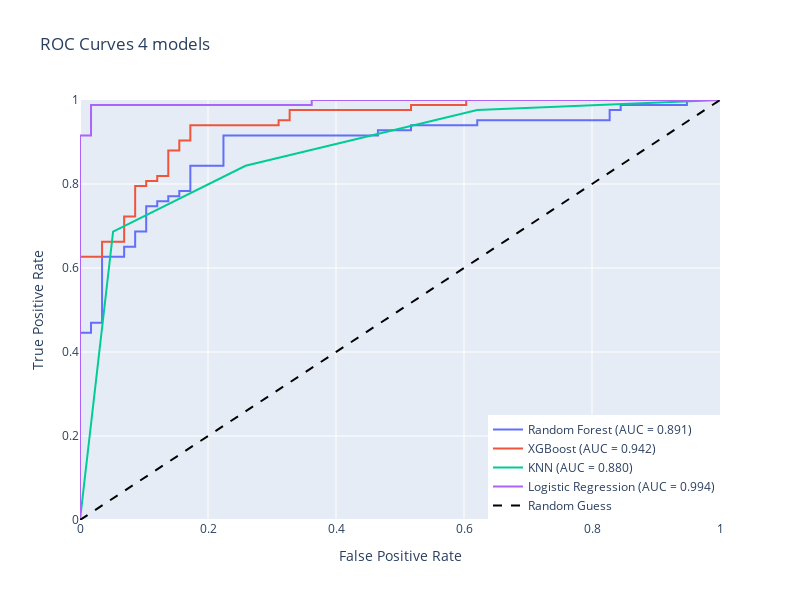

Notebook code cell kept with this figure:
### Code cell
fig = go.Figure()

fig.add_trace(go.Scatter(x=fpr_rf, y=tpr_rf, mode="lines",name=f"Random Forest (AUC = {auc_rf:.3f})",line=dict(width=2)))

fig.add_trace(go.Scatter(x=fpr_xgb, y=tpr_xgb, mode="lines",name=f"XGBoost (AUC = {auc_xgb:.3f})",line=dict(width=2)))

fig.add_trace(go.Scatter(x=fpr_knn, y=tpr_knn, mode="lines",name=f"KNN (AUC = {auc_knn:.3f})",line=dict(width=2)))


fig.add_trace(go.Scatter(x=fpr_lr, y=tpr_lr, mode="lines",name=f"Logistic Regression (AUC = {auc_lr:.3f})",line=dict(width=2)))

fig.add_trace(go.Scatter(x=[0, 1], y=[0, 1], mode="lines",name="Random Guess",line=dict(color="black", width=2, dash="dash")))

fig.update_layout(
    title="ROC Curves 4 models",
    xaxis_title="False Positive Rate",
    yaxis_title="True Positive Rate",
    legend=dict(x=1.0, y=0.0, xanchor="right", yanchor="bottom"),
    width=800,
    height=600
    )

fig.update_xaxes(range=[0, 1])
fig.update_yaxes(range=[0, 1])

fig.show()

### Figure 1 — Plotly figure (JSON) as saved in the notebook; plotly's stock layout.template omitted (floating-point values rounded to 4 significant figures)
{"data": [{"line": {"width": 2}, "mode": "lines", "name": "Random Forest (AUC = 0.891)", "type": "scatter", "x": [0.0, 0.0, 0.0, 0.01724, 0.01724, 0.03448, 0.03448, 0.06897, 0.06897, 0.08621, 0.08621, 0.1034, 0.1034, 0.1207, 0.1207, 0.1379, 0.1379, 0.1552, 0.1552, 0.1724, 0.1724, 0.2241, 0.2241, 0.4655, 0.4655, 0.5172, 0.5172, 0.6207, 0.6207, 0.8276, 0.8276, 0.8448, 0.8448, 0.9483, 0.9483, 1.0], "y": [0.0, 0.01205, 0.4458, 0.4458, 0.4699, 0.4699, 0.6265, 0.6265, 0.6506, 0.6506, 0.6867, 0.6867, 0.747, 0.747, 0.759, 0.759, 0.7711, 0.7711, 0.7831, 0.7831, 0.8434, 0.8434, 0.9157, 0.9157, 0.9277, 0.9277, 0.9398, 0.9398, 0.9518, 0.9518, 0.9759, 0.9759, 0.988, 0.988, 1.0, 1.0]}, {"line": {"width": 2}, "mode": "lines", "name": "XGBoost (AUC = 0.942)", "type": "scatter", "x": [0.0, 0.0, 0.0, 0.03448, 0.03448, 0.06897, 0.06897, 0.08621, 0.08621, 0.1034, 0.1034, 0.1207, 0.1207, 0.1379, 0.1379, 0.1552, 0.1552, 0.1724, 0.1724, 0.3103, 0.3103, 0.3276, 0.3276, 0.5172, 0.5172, 0.6034, 0.6034, 1.0], "y": [0.0, 0.01205, 0.6265, 0.6265, 0.6627, 0.6627, 0.7229, 0.7229, 0.7952, 0.7952, 0.8072, 0.8072, 0.8193, 0.8193, 0.8795, 0.8795, 0.9036, 0.9036, 0.9398, 0.9398, 0.9518, 0.9518, 0.9759, 0.9759, 0.988, 0.988, 1.0, 1.0]}, {"line": {"width": 2}, "mode": "lines", "name": "KNN (AUC = 0.880)", "type": "scatter", "x": [0.0, 0.05172, 0.2586, 0.6207, 1.0], "y": [0.0, 0.6867, 0.8434, 0.9759, 1.0]}, {"line": {"width": 2}, "mode": "lines", "name": "Logistic Regression (AUC = 0.994)", "type": "scatter", "x": [0.0, 0.0, 0.0, 0.01724, 0.01724, 0.3621, 0.3621, 1.0], "y": [0.0, 0.01205, 0.9157, 0.9157, 0.988, 0.988, 1.0, 1.0]}, {"line": {"color": "black", "dash": "dash", "width": 2}, "mode": "lines", "name": "Random Guess", "type": "scatter", "x": [0, 1], "y": [0, 1]}], "layout": {"height": 600, "legend": {"x": 1, "xanchor": "right", "y": 0, "yanchor": "bottom"}, "title": {"text": "ROC Curves 4 models"}, "width": 800, "xaxis": {"range": [0, 1], "title": {"text": "False Positive Rate"}}, "yaxis": {"range": [0, 1], "title": {"text": "True Positive Rate"}}}}
